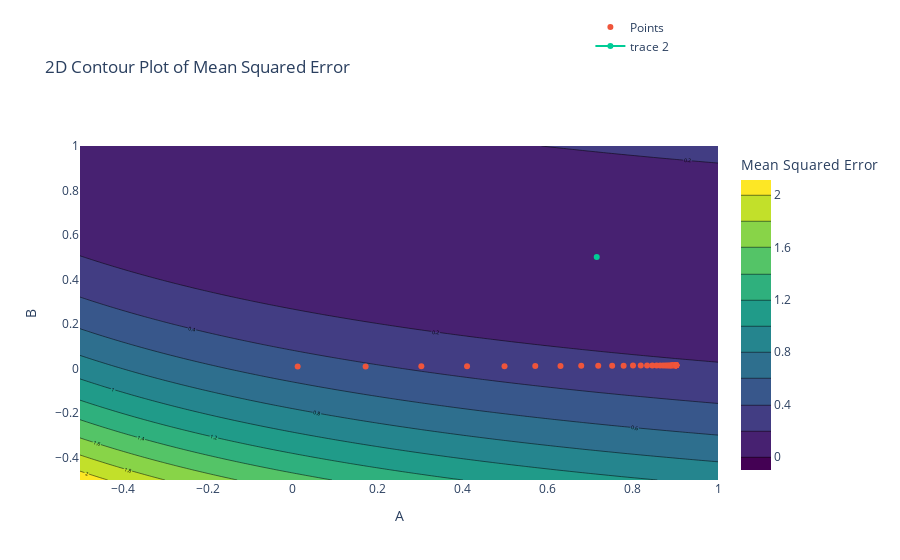

This figure's notebook cell:
### Code cell
import numpy as np
import plotly.graph_objects as go

# Define range for predictions and true values
x = np.linspace(-0.5, 1, 100)
y = np.linspace(-0.5, 1, 100)

# Create a meshgrid for the predictions and true values
X, Y = np.meshgrid(x, y)

# Calculate Mean Squared Error (MSE) at each point
# For this example, assume true values are at 0
# MSE = (alpha * X + beta - Y)**2
MSE = (alpha / (1 + beta * X) - Y)**2

fig = go.Figure(data =
    go.Contour(
        z=MSE,
        x=x,  # x coordinates
        y=y,  # y coordinates
        colorbar=dict(title='Mean Squared Error'),
        contours=dict(
            showlabels=True,  # Label contours with their values
            labelfont=dict(size=5),
            size=20  # Number of contour levels
        ),
        colorscale='Viridis'
    )
)

# Add points of interest
fig.add_trace(go.Scatter(
    x=[point.x for point in points],
    y=[point.y for point in points],
    mode='markers+text',
    # marker=dict(size=10, color='red'),
    # textposition="top center",
    name='Points'
))

# Add points of interest
fig.add_trace(go.Scatter(
    x=[alpha],
    y=[beta],
    # mode='markers+text',
    # marker=dict(size=10, color='red'),
    # textposition="top center",
    # name='Points'
))

# Update layout
fig.update_layout(
    title='2D Contour Plot of Mean Squared Error',
    xaxis_title='A',
    yaxis_title='B',
    legend=dict(
        x=0.8,  # X position (0-1)
        y=1.4,  # Y position (0-1)
        traceorder='normal',  # Normal order
        orientation='v'  # Vertical orientation
    )
)

# Show the figure
fig.show()

### Figure 1 — Plotly figure (JSON) as saved in the notebook; plotly's stock layout.template omitted (floating-point values rounded to 4 significant figures; data arrays with more than 128 entries replaced by an {"elided": "..."} marker saying what was removed)
{"data": [{"autocontour": true, "colorbar": {"title": {"text": "Mean Squared Error"}}, "colorscale": [[0, "#440154"], [0.1111, "#482878"], [0.2222, "#3e4989"], [0.3333, "#31688e"], [0.4444, "#26828e"], [0.5556, "#1f9e89"], [0.6667, "#35b779"], [0.7778, "#6ece58"], [0.8889, "#b5de2b"], [1, "#fde725"]], "contours": {"end": 2, "labelfont": {"size": 5}, "showlabels": true, "size": 0.2, "start": 0}, "type": "contour", "x": [-0.5, -0.4848, -0.4697, -0.4545, -0.4394, -0.4242, -0.4091, -0.3939, -0.3788, -0.3636, -0.3485, -0.3333, -0.3182, -0.303, -0.2879, -0.2727, -0.2576, -0.2424, -0.2273, -0.2121, -0.197, -0.1818, -0.1667, -0.1515, -0.1364, -0.1212, -0.1061, -0.09091, -0.07576, -0.06061, -0.04545, -0.0303, -0.01515, 0, 0.01515, 0.0303, 0.04545, 0.06061, 0.07576, 0.09091, 0.1061, 0.1212, 0.1364, 0.1515, 0.1667, 0.1818, 0.197, 0.2121, 0.2273, 0.2424, 0.2576, 0.2727, 0.2879, 0.303, 0.3182, 0.3333, 0.3485, 0.3636, 0.3788, 0.3939, 0.4091, 0.4242, 0.4394, 0.4545, 0.4697, 0.4848, 0.5, 0.5152, 0.5303, 0.5455, 0.5606, 0.5758, 0.5909, 0.6061, 0.6212, 0.6364, 0.6515, 0.6667, 0.6818, 0.697, 0.7121, 0.7273, 0.7424, 0.7576, 0.7727, 0.7879, 0.803, 0.8182, 0.8333, 0.8485, 0.8636, 0.8788, 0.8939, 0.9091, 0.9242, 0.9394, 0.9545, 0.9697, 0.9848, 1], "y": [-0.5, -0.4848, -0.4697, -0.4545, -0.4394, -0.4242, -0.4091, -0.3939, -0.3788, -0.3636, -0.3485, -0.3333, -0.3182, -0.303, -0.2879, -0.2727, -0.2576, -0.2424, -0.2273, -0.2121, -0.197, -0.1818, -0.1667, -0.1515, -0.1364, -0.1212, -0.1061, -0.09091, -0.07576, -0.06061, -0.04545, -0.0303, -0.01515, 0, 0.01515, 0.0303, 0.04545, 0.06061, 0.07576, 0.09091, 0.1061, 0.1212, 0.1364, 0.1515, 0.1667, 0.1818, 0.197, 0.2121, 0.2273, 0.2424, 0.2576, 0.2727, 0.2879, 0.303, 0.3182, 0.3333, 0.3485, 0.3636, 0.3788, 0.3939, 0.4091, 0.4242, 0.4394, 0.4545, 0.4697, 0.4848, 0.5, 0.5152, 0.5303, 0.5455, 0.5606, 0.5758, 0.5909, 0.6061, 0.6212, 0.6364, 0.6515, 0.6667, 0.6818, 0.697, 0.7121, 0.7273, 0.7424, 0.7576, 0.7727, 0.7879, 0.803, 0.8182, 0.8333, 0.8485, 0.8636, 0.8788, 0.8939, 0.9091, 0.9242, 0.9394, 0.9545, 0.9697, 0.9848, 1], "z": {"elided": "100x100 float values"}}, {"mode": "markers+text", "name": "Points", "type": "scatter", "x": [0.01176, 0.1715, 0.3025, 0.41, 0.4981, 0.5704, 0.6297, 0.6784, 0.7184, 0.7512, 0.7781, 0.8002, 0.8184, 0.8333, 0.8456, 0.8556, 0.8639, 0.8707, 0.8763, 0.8809, 0.8846, 0.8877, 0.8903, 0.8924, 0.8941, 0.8955, 0.8966, 0.8976, 0.8984, 0.899, 0.8995, 0.9, 0.9003, 0.9006, 0.9009, 0.9011, 0.9012, 0.9014, 0.9015, 0.9016, 0.9016, 0.9017, 0.9017, 0.9018, 0.9018, 0.9018, 0.9019, 0.9019, 0.9019, 0.9019], "y": [0.01, 0.01015, 0.01046, 0.01087, 0.01131, 0.01175, 0.01217, 0.01256, 0.01291, 0.01322, 0.01349, 0.01373, 0.01392, 0.01409, 0.01424, 0.01435, 0.01445, 0.01453, 0.0146, 0.01466, 0.0147, 0.01474, 0.01477, 0.01479, 0.01481, 0.01483, 0.01484, 0.01485, 0.01486, 0.01486, 0.01487, 0.01487, 0.01487, 0.01487, 0.01487, 0.01487, 0.01487, 0.01487, 0.01487, 0.01486, 0.01486, 0.01486, 0.01486, 0.01485, 0.01485, 0.01485, 0.01484, 0.01484, 0.01484, 0.01484]}, {"type": "scatter", "x": [0.7149], "y": [0.5013]}], "layout": {"autosize": true, "legend": {"orientation": "v", "traceorder": "normal", "x": 0.8, "y": 1.4}, "title": {"text": "2D Contour Plot of Mean Squared Error"}, "xaxis": {"autorange": true, "range": [-0.5, 1], "title": {"text": "A"}, "type": "linear"}, "yaxis": {"autorange": true, "range": [-0.5, 1], "title": {"text": "B"}, "type": "linear"}}}
